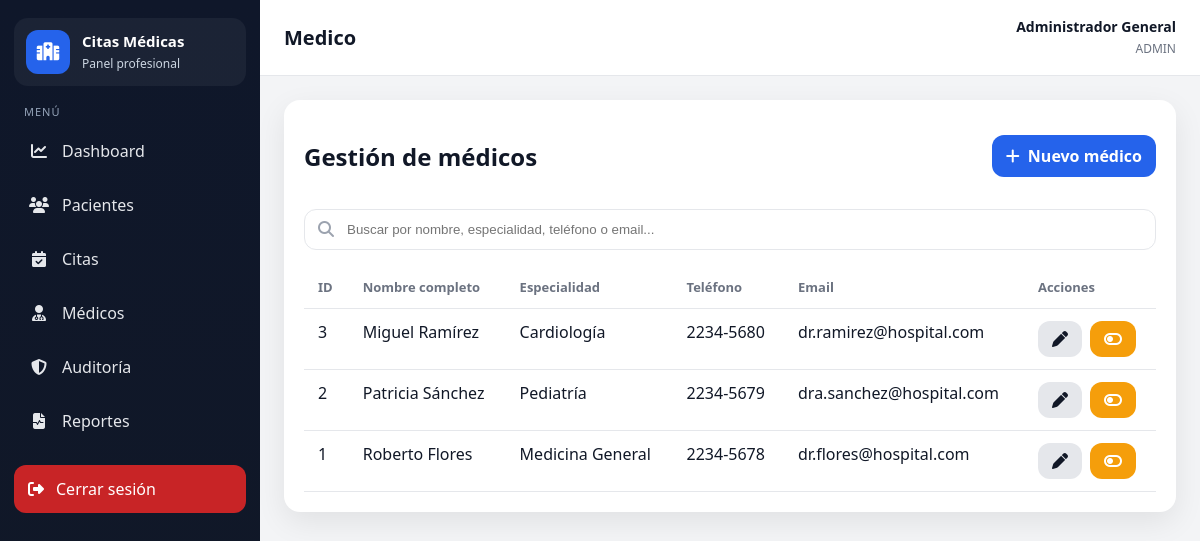
The page /index.php?controller=medico&action=index (signed in) on the database its author committed.
### tables this page shows
CREATE TABLE medicos (
    id INT AUTO_INCREMENT PRIMARY KEY,
    nombre VARCHAR(100) NOT NULL,
    apellido VARCHAR(100) NOT NULL,
    especialidad VARCHAR(100) NOT NULL,
    telefono VARCHAR(20) NULL,
    email VARCHAR(100) NOT NULL UNIQUE,
    fecha_registro TIMESTAMP DEFAULT CURRENT_TIMESTAMP
);

### app/core/Controller.php (called while the page is built, shortened)
<?php
require_once __DIR__ . '/../config/database.php';
class Controller
{
    protected function render(string $viewPath, array $data = []): void
    {
        extract($data, EXTR_SKIP);
        require __DIR__ . '/../views/' . $viewPath . '.php';
    }
}

### app/controllers/MedicoController.php (called while the page is built, shortened)
<?php
require_once __DIR__ . '/../core/Controller.php';
require_once __DIR__ . '/../models/Medico.php';
require_once __DIR__ . '/../config/database.php';
class MedicoController extends Controller {
    private Medico $medico;
    public function __construct(){
        $this->medico = new Medico();
    }
    public function index(){
        $medicos = $this->medico->obtenerTodos();
        $this->render('medicos/index', compact('medicos'));
    }
}

### routes/web.php (called while the page is built, shortened)
<?php
$controller = $_GET['controller'] ?? (isset($_SESSION['usuario_id']) ? 'dashboard' : 'auth');
$action = $_GET['action'] ?? (isset($_SESSION['usuario_id']) ? 'index' : 'login');
switch($controller){
    case 'medico':
        require_once __DIR__ . '/../app/controllers/MedicoController.php';
        $ctrl = new MedicoController();
        break;
}
$ctrl->$action();

### public/index.php (called while the page is built, shortened)
<?php
require_once __DIR__ . '/../routes/web.php';

### app/config/database.php (called while the page is built)
<?php
class Database {
    private $host = "localhost";
    private $db_name = "citas_medicas";
    private $username = "root";
    private $password = "admin";
    private $charset = "utf8mb4";
    public function conectar() {
        try {
            $dsn = "mysql:host={$this->host};dbname={$this->db_name};charset={$this->charset}";
            $pdo = new PDO($dsn, $this->username, $this->password);
            $pdo->setAttribute(PDO::ATTR_ERRMODE, PDO::ERRMODE_EXCEPTION);
            $pdo->setAttribute(PDO::ATTR_DEFAULT_FETCH_MODE, PDO::FETCH_ASSOC);
            return $pdo;
        } catch (PDOException $e) {
            die("Error de conexión: " . $e->getMessage());
        }
    }
}

### app/core/Model.php (called while the page is built, shortened)
<?php
require_once __DIR__ . '/../config/database.php';
class Model {
    public function __construct() {
        $database = new Database();
        $this->db = $database->conectar();
    }
}

### app/models/Medico.php (called while the page is built, shortened)
<?php
require_once __DIR__ . '/../core/Model.php';
class Medico extends Model {
    public function obtenerTodos() {
        $sql = "SELECT * FROM medicos
                WHERE TRIM(LOWER(estado)) = 'activo'
                ORDER BY nombre ASC";
        $stmt = $this->db->prepare($sql);
        $stmt->execute();
        return $stmt->fetchAll(PDO::FETCH_ASSOC);
    }
}

### app/views/medicos/index.php (the view)
<?php require_once __DIR__ . '/../layout/header.php'; ?>
<div class="table-card">
    <div class="table-header"><h2>Gestión de médicos</h2><a href="index.php?controller=medico&action=crear" class="btn btn-primary"><i class="fa-solid fa-plus"></i> Nuevo médico</a></div>
    <div class="toolbar"><div class="search-box"><i class="fa-solid fa-magnifying-glass"></i><input type="text" placeholder="Buscar por nombre, especialidad, teléfono o email..." data-search-target="tabla-medicos"></div></div>
    <?php if (!empty($medicos)): ?>
    <div class="table-responsive"><table><thead><tr><th>ID</th><th>Nombre completo</th><th>Especialidad</th><th>Teléfono</th><th>Email</th><th>Acciones</th></tr></thead><tbody id="tabla-medicos">
    <?php foreach ($medicos as $m): ?>
    <tr>
        <td><?= htmlspecialchars($m['id']) ?></td>
        <td><?= htmlspecialchars($m['nombre'].' '.$m['apellido']) ?></td>
        <td><?= htmlspecialchars($m['especialidad']) ?></td>
        <td><?= htmlspecialchars($m['telefono']) ?></td>
        <td><?= htmlspecialchars($m['email']) ?></td>
        <td><div class="actions"><a class="btn btn-secondary" href="index.php?controller=medico&action=editar&id=<?= $m['id'] ?>"><i class="fa-solid fa-pen"></i></a><a class="btn btn-warning" href="index.php?controller=medico&action=eliminar&id=<?= $m['id'] ?>" data-confirm="¿Desea deshabilitar a este médico? Ya no podrá recibir citas nuevas, pero sus diagnósticos previos se mantendrán en el sistema."><i class="fa-solid fa-toggle-off"></i></a></div></td>
    </tr>
    <?php endforeach; ?>
    </tbody></table></div>
    <?php else: ?><div class="empty-box"><p>No hay médicos registrados.</p></div><?php endif; ?>
</div>
<?php require_once __DIR__ . '/../layout/footer.php'; ?>

### public/assets/css/app.css (style rules this page uses)
:root { --sidebar-bg:#111827;--sidebar-hover:#1f2937;--sidebar-active:#2563eb;--body-bg:#f3f4f6;--card-bg:#fff;--text:#111827;--muted:#6b7280;--border:#e5e7eb;--primary:#2563eb;--primary-dark:#1d4ed8;--success:#16a34a;--warning:#f59e0b;--danger:#dc2626;--info:#0ea5e9;--shadow:0 10px 30px rgba(0,0,0,.08);--radius:16px }
* { box-sizing:border-box }
body { margin:0;font-family:'Segoe UI',Tahoma,Geneva,Verdana,sans-serif;background:var(--body-bg);color:var(--text) }
a { text-decoration:none;color:inherit }
.card,.table-card,.form-card { background:var(--card-bg);border-radius:var(--radius);box-shadow:var(--shadow) }
.table-card,.form-card { padding:20px }
.table-header,.form-header { display:flex;align-items:center;justify-content:space-between;gap:15px;margin-bottom:16px }
.toolbar { display:flex;justify-content:space-between;gap:12px;margin-bottom:16px;flex-wrap:wrap }
.search-box { position:relative;flex:1;min-width:250px }
.search-box input,.filters input,.filters select { width:100%;padding:12px 14px 12px 42px;border:1px solid var(--border);border-radius:12px;background:#fff }
.search-box i { position:absolute;left:14px;top:50%;transform:translateY(-50%);color:#9ca3af }
.table-responsive { overflow:auto }
table { width:100%;border-collapse:collapse }
th,td { padding:12px 14px;border-bottom:1px solid var(--border);text-align:left;vertical-align:top }
th { font-size:13px;color:var(--muted);font-weight:700 }
.btn { border:none;border-radius:12px;padding:10px 14px;font-weight:700;cursor:pointer;display:inline-flex;align-items:center;gap:8px }
.btn-primary { background:var(--primary);color:#fff }
.btn-secondary { background:#e5e7eb;color:#111827 }
.btn-warning { background:#f59e0b;color:#fff }
.actions { display:flex;gap:8px;flex-wrap:wrap }

### rows shown on the page
medicos: id "3", nombre+apellido "Miguel Ramírez", especialidad "Cardiología", telefono "2234-5680", email "dr.ramirez@hospital.com"
medicos: id "2", nombre+apellido "Patricia Sánchez", especialidad "Pediatría", telefono "2234-5679", email "dra.sanchez@hospital.com"
medicos: id "1", nombre+apellido "Roberto Flores", especialidad "Medicina General", telefono "2234-5678", email "dr.flores@hospital.com"

### other values the page prints
$currentController "Medico"
$_SESSION['usuario_nombre'] "Administrador General"
$role "ADMIN"
